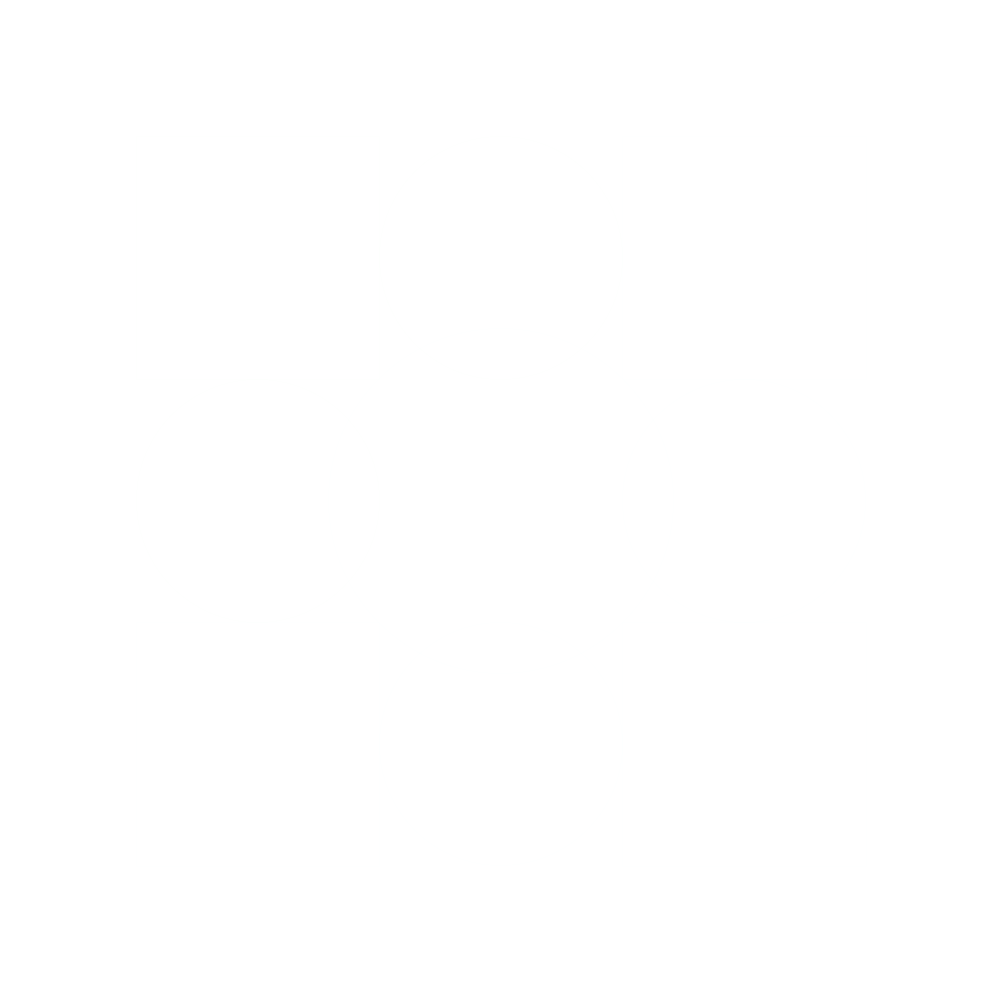
Frame 1 (no input)
Frame 60 (the mouse pressed at the canvas centre just before this capture): identical to frame 1, image omitted
Frame 120 (the mouse held since frame 60 and released just before this capture): identical to frame 1, image omitted

The Processing sketch that drew this single still picture (run headless with seeded random() and noise(); from frame 60 on, the mouse is pressed at the canvas centre):

// Processing sketch: pattern4
// ── pattern4.pde

/*
  Author Aaron Ma
 date last edited: Dec 7 2018
 Assignment 2 Pattern 2
 */
void setup() {
  size(1000, 1000);
  noFill();
}
//current level of the fractal
int cl;
//the next time a key press will be registered register
long nextKey;
//the current phase used to change color;
int phase;
void draw() {
  background(255); 
  //if a key is pressed and the cooldown on the key is over
  if (keyPressed && nextKey < System.currentTimeMillis()) {
    nextKey = System.currentTimeMillis() + 100;
    cl++;
  }
  cl %= 5;
  //if current fractal layer is zero
  if (cl == 0) {
    //inc phase
    phase++;
    //inc layer
    cl ++;
  }
  //make sure phase is between 0 and 5
  phase %= 5;
  col[]col = new col[2];
  noStroke();
  // green to blue
  if (phase == 1) {
    col[0] = new col(25, 25, 255, 255);
    col[1] = new col(25, 255, 25, 255);
    //blue to green
  } else if (phase == 2) {
    col[0] = new col(25, 255, 25, 255);
    col[1] = new col(25, 25, 255, 255);
    //purple to yellow
  } else if (phase == 3) {
    col[0] = new col(255, 255, 25, 255);
    col[1] = new col(255, 25, 255, 255);
  } else if (phase == 4) {
    //yellow to purple
    col[0] = new col(255, 25, 255, 255);
    col[1] = new col(255, 255, 25, 255);
  } else {
    //greyscale
    col[0] = new col(255, 255, 255, 255);
    col[1] = new col(0, 0, 0, 255);
  }
  fractal(0, cl, 136, 136, 866, 866, col);
}

//renders a fractal recursively with a gradient 
//dimension of ln(8)/ln(3)
void fractal(int cl, int ml, float sx, float sy, float ex, float ey, col[]col) {

  if(cl == ml){
     return; 
    
  }
  float delta = (ex - sx)/3f;
  col[][]grad = grad(col, 5);
  for (int i = 0; i < 3; i++) {
    for (int j = 0; j < 3; j++) {
      //top left corner of current fractal
      float xval = (i)*delta + sx;
      float yval = (j)*delta + sy;
      //gradation of the next fractal call
      col[]cl1 = new col[2];
      cl1[0] = grad[i+1][j+1];
      cl1[1] = grad[i][j];
      stroke(grad[i][j].encode());
      if ((i == 0 || i == 2) && (j== 0 || j == 2)) {
        //draw square
        rect(xval, yval, delta, delta);
        //recursive call of carpet inside the square 
        fractal(cl+1, ml, xval, yval, xval+delta, yval+delta, cl1);
      } else if (i == 1 && j == 1) {
        //draw a circle touching the corners of the corner squares
        ellipse(xval +delta/2, yval + delta/2, delta*1.414f, delta*1.414f);
        //draw the fractal inside the circle
        fractal(cl+1, ml, xval, yval, xval+delta, yval+delta, cl1);
      } else {
        //System.out.println();
        //draw ellipse tangent to the 2 corner squares next to it
        ellipse(xval +delta/2, yval + delta/2, delta, delta);
      }
    }
  }
}


//utility method to make my life easier
double sqr(double k) {
  return k*k;
}

//returns a linear gradient between col[0][0] and col[1][1] based on euclidean distance 
public col[][]grad(col[]col, int w) {

  //make a new gradient
  col[][]a = new col[w][w];
  for (int i = 0; i < w; i++) {
    for (int j = 0; j < w; j++) {
      double dx, dy;

      dx = i/(float)w;
      dy = j/(float)w;
      //strength of d2 to d1
      float d1 = sqrt((float)((sqr(dx) + sqr(dy))));
      a[i][j] = col[0].mix(col[1], 1-d1);
    }
  }


  return a;
}
class col {
  int r, g, b, a;
  //constructor
  public col(int c) {
    b = c &255; //blue channel
    g = (c >> 8) &255; //green channel
    r = (c >> 16) &255; //red channel
    a = (c >>  24) & 255; //alpha channel
  }
  // constructor 
  public col(int r, int g, int b, int a) {
    this.r = r;
    this.g = g;
    this.b = b;
    this.a = a;
  }
  //encode the color
  public int encode() {
    int c = 0;
    c += r<<16; //left shift by 16 for red channel
    c += g<<8; //left shift by 8 for green channel
    c += b;  //blue channel 
    c+= a << 24; //set alpha channel to 255
    return c;
  }
  public col mix(col cl, float ratio) {
    //blend the two alpha channels
    int alpha = (int)(((1-ratio) * a + ratio*cl.a)*255);

    return new col(blendChannel(r, cl.r, ratio), blendChannel(g, cl.g, ratio), blendChannel(b, cl.b, ratio), alpha);
  }

  //blend 2 color channel
  private int blendChannel(int a, int b, float ratio) {
    //blend two color channels
    float a1, b1;
    //channels as a fraction of 255
    a1 = a/255f;
    b1 = b/255f;
    //square root of the squares of fractions
    float res = (float)Math.sqrt((1-ratio)*a1*a1 + ratio*b1*b1);
    //multiply by 255 and cast to integer to get a proper color channel
    return (int)(res * 255) ;
  }
}
